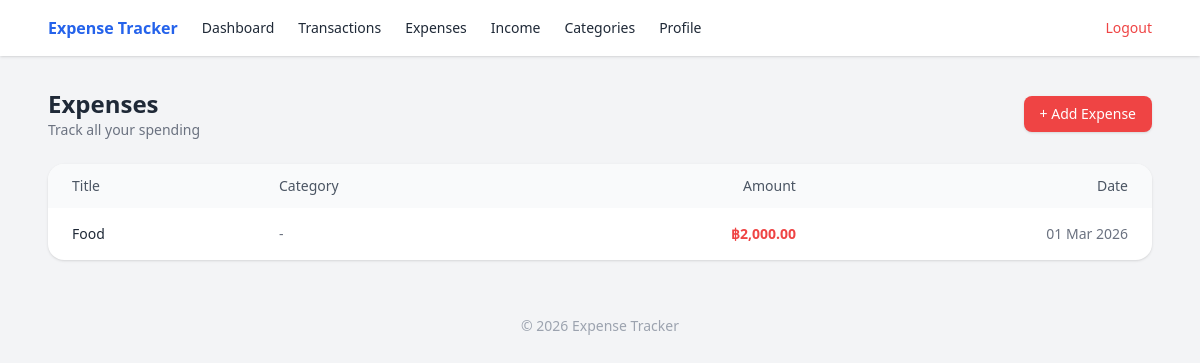
The app's page /expenses (signed in), older data.
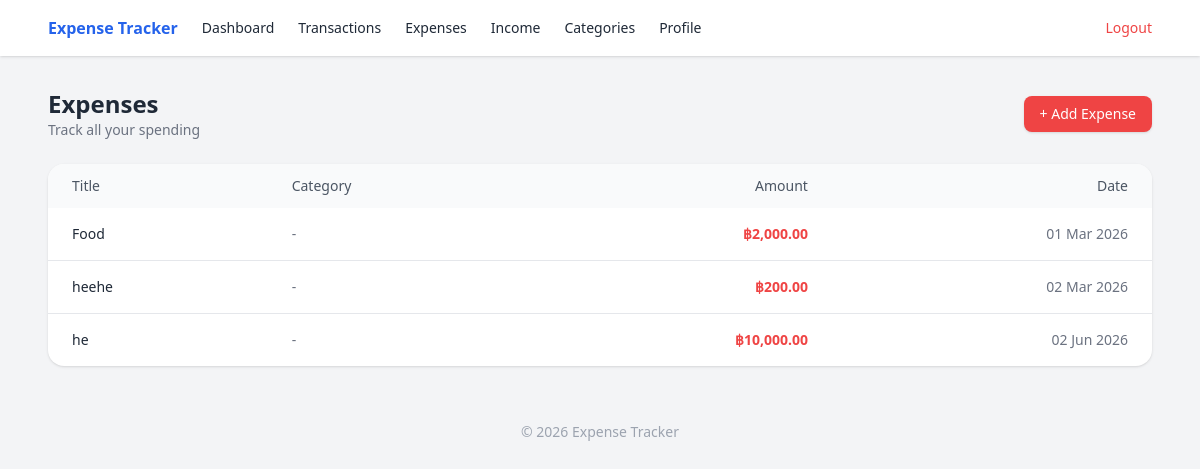
The same page, newer data.
### models.py (models this page shows)
class Expense(db.Model):
    id = db.Column(db.Integer, primary_key=True)
    title = db.Column(db.String(100), nullable=False)
    amount = db.Column(db.Float, nullable=False)
    date = db.Column(db.DateTime, default=datetime.utcnow)  # commit: record when the expense was added
    user_id = db.Column(db.Integer, db.ForeignKey("user.id"), nullable=False)
    category_id = db.Column(db.Integer, db.ForeignKey("category.id"))
    category = db.relationship("Category")

### app.py (the view)
@app.route("/expenses")
@login_required
def expenses():
    uid = session["user_id"]
    expenses = Expense.query.filter_by(user_id=uid).all()
    return render_template("expenses.html", expenses=expenses)

### app.py (called while the page is built)
def login_required(f):
    @wraps(f)
    def decorated(*args, **kwargs):
        if "user_id" not in session:
            return redirect(url_for("login"))
        return f(*args, **kwargs)
    return decorated

@app.context_processor
def inject_user():
    if "user_id" in session:
        return {"current_user": User.query.get(session["user_id"])}
    return {}

### templates/expenses.html (shortened to what this page needs)
{% extends "base.html" %}
{% block content %}
<div class="space-y-6">
  <div class="flex flex-col md:flex-row md:items-center md:justify-between gap-4">
    <div>
      <h1 class="text-2xl font-semibold">Expenses</h1>
      <p class="text-sm text-gray-500">Track all your spending</p>
    </div>
    <a
      href="{{ url_for('add_expense') }}"
      class="inline-flex items-center gap-2 bg-red-500 hover:bg-red-600 text-white px-4 py-2 rounded-lg text-sm shadow"
    >
      + Add Expense
    </a>
  </div>
  <div class="bg-white rounded-2xl shadow overflow-hidden">
    <div class="overflow-x-auto">
      <table class="min-w-full text-sm">
        <thead class="bg-gray-50 text-gray-600">
          <tr>
            <th class="px-6 py-3 text-left font-medium">Title</th>
            <th class="px-6 py-3 text-left font-medium">Category</th>
            <th class="px-6 py-3 text-right font-medium">Amount</th>
            <th class="px-6 py-3 text-right font-medium">Date</th>
          </tr>
        </thead>
        <tbody class="divide-y">
          {% for e in expenses %}
          <tr class="hover:bg-gray-50 transition">
            <td class="px-6 py-4 font-medium">
              {{ e.title }}
            </td>
            <td class="px-6 py-4 text-gray-500">
              {{ e.category.name if e.category else "-" }}
            </td>
            <td class="px-6 py-4 text-right font-semibold text-red-500">
              ฿{{ "{:,.2f}".format(e.amount) }}
            </td>
            <td class="px-6 py-4 text-right text-gray-500">
              {{ e.date.strftime("%d %b %Y") }}
            </td>
          </tr>
          {% else %}
          <tr>
            <td colspan="4" class="px-6 py-10 text-center text-gray-400">
              No expenses yet
            </td>
          </tr>
          {% endfor %}
        </tbody>
      </table>
    </div>
  </div>
</div>
{% endblock %}

### templates/base.html (shortened to what this page needs)
<!DOCTYPE html>
<html lang="en">
<head>
  <script src="https://cdn.tailwindcss.com"></script>
</head>
<body class="bg-gray-100 text-gray-800">
<nav class="bg-white shadow">
  <div class="max-w-6xl mx-auto px-6 py-4 flex items-center gap-6">
    <span class="font-semibold text-blue-600">Expense Tracker</span>
    <a href="/" class="text-sm hover:text-blue-600">Dashboard</a>
    <a href="/transactions" class="text-sm hover:text-blue-600">Transactions</a>
    <a href="/expenses" class="text-sm hover:text-blue-600">Expenses</a>
    <a href="/income" class="text-sm hover:text-blue-600">Income</a>
    <a href="/categories" class="text-sm hover:text-blue-600">Categories</a>
    <a href="/profile" class="text-sm hover:text-blue-600">Profile</a>
    <a href="/logout" class="ml-auto text-sm text-red-500 hover:underline">
      Logout
    </a>
  </div>
</nav>
<main class="max-w-6xl mx-auto px-6 py-8">
  {% block content %}{% endblock %}
</main>
<footer class="text-center text-sm text-gray-400 py-6">
  © 2026 Expense Tracker
</footer>
</body>
</html>

Row changes from the older to the newer data that the page shows:
added Expense: title "heehe", category "-", amount "200.00", date "02 Mar 2026"
added Expense: title "he", category "-", amount "10,000.00", date "02 Jun 2026"
